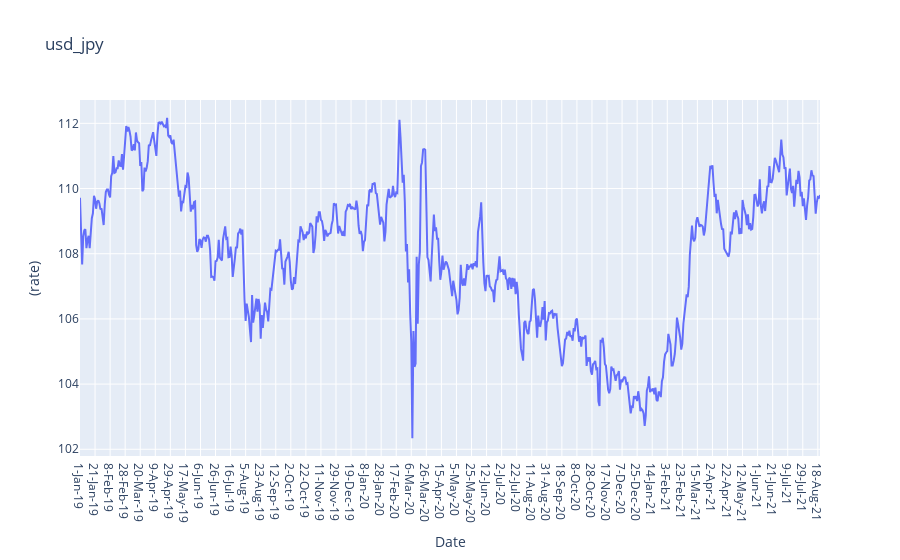

Notebook code cell kept with this figure:
### Code cell
usd_jpy_data = go.Scatter(x=dfx['Date'].values,
                         y=dfx['usd_jpy'].values)
layout = go.Layout(title='usd_jpy', xaxis=dict(title='Date'),
                   yaxis=dict(title='(rate)'))
fig = go.Figure(data=[usd_jpy_data ], layout=layout)
plotly.offline.iplot(fig)

### Figure 1 — Plotly figure (JSON) as saved in the notebook; plotly's stock layout.template omitted (floating-point values rounded to 4 significant figures; data arrays with more than 128 entries replaced by an {"elided": "..."} marker saying what was removed)
{"data": [{"type": "scatter", "x": {"elided": "689 str values"}, "y": {"elided": "689 float values"}}], "layout": {"title": {"text": "usd_jpy"}, "xaxis": {"title": {"text": "Date"}}, "yaxis": {"title": {"text": "(rate)"}}}}
